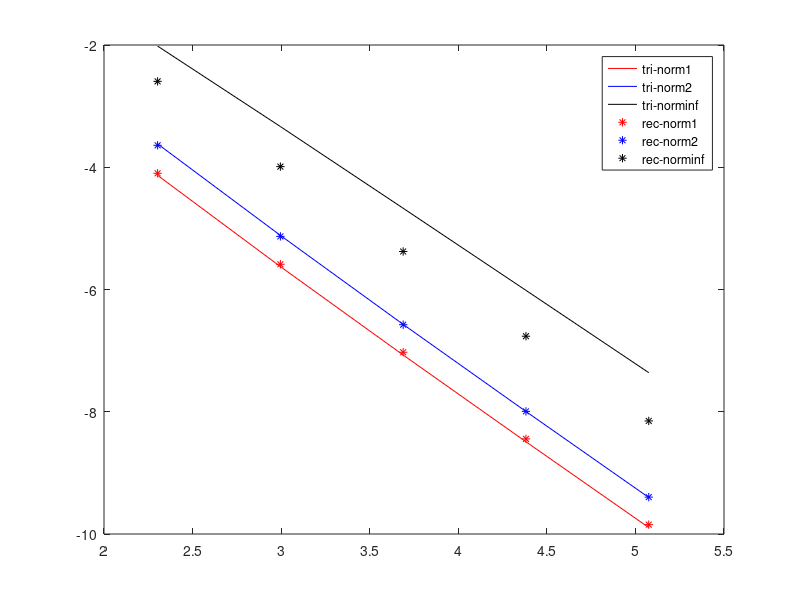

Reproduce this figure in MATLAB.
tri1 = [
1.416766e-03 ,2.031798e-03 ,1.116735e-02; ...
3.591712e-04 ,4.899270e-04 ,3.612197e-03;  ...
9.024779e-05 ,1.193004e-04 ,1.109726e-03;  ...
2.262573e-05 ,2.938159e-05 ,3.292769e-04;  ...
5.664737e-06 ,7.289209e-06 ,9.528994e-05;  ...
];

rec1 = [
1.455257e-03 ,1.972807e-03 ,7.418216e-03; ... 
3.717288e-04 ,4.885795e-04 ,2.193739e-03; ... 
9.408361e-05 ,1.215063e-04 ,6.277910e-04; ... 
2.367781e-05 ,3.030359e-05 ,1.758027e-04; ... 
5.939958e-06 ,7.568123e-06 ,4.850220e-05; ... 
];

tri2 = [
1.604314e-02 ,2.684293e-02 ,1.329546e-01; ... 
3.606006e-03 ,6.008061e-03 ,3.564902e-02; ... 
8.486610e-04 ,1.400736e-03 ,9.365661e-03; ... 
2.052805e-04 ,3.368726e-04 ,2.444344e-03; ... 
5.045758e-05 ,8.252397e-05 ,6.360895e-04; ... 
];
rec2 = [
1.659168e-02 ,2.622751e-02 ,7.467132e-02; ... 
3.744808e-03 ,5.911147e-03 ,1.850623e-02; ... 
8.878184e-04 ,1.393688e-03 ,4.617107e-03; ... 
2.151909e-04 ,3.375518e-04 ,1.154275e-03; ... 
5.291719e-05 ,8.300403e-05 ,2.886370e-04; ...
];

x = [log(10),log(20),log(40),log(80),log(160)];
plot(x, log(tri2(:,1)), 'r', ...
x, log(tri2(:,2)), 'b', ...
x, log(tri2(:,3)), 'k', ...
x, log(rec2(:,1)), '*r', ...
x, log(rec2(:,2)), '*b', ...
x, log(rec2(:,3)), '*k');
legend('tri-norm1','tri-norm2','tri-norminf', ...
'rec-norm1','rec-norm2','rec-norminf');

